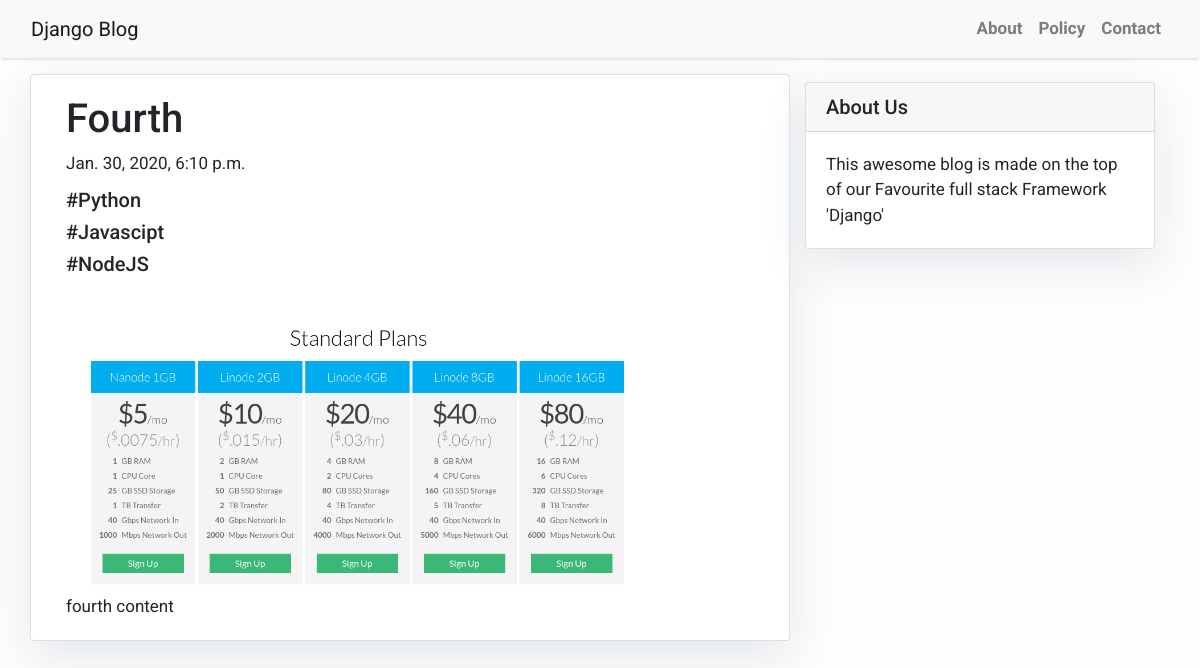
The page /fourth/ on the database its author committed.
### blog/models.py (models this page shows, shortened)
class Post(models.Model):
    title = models.CharField(max_length=200, unique=True)
    pic = models.ImageField(upload_to='images/')
    content = models.TextField()
    slug = models.SlugField(max_length=200, unique=True)
    created_on = models.DateTimeField(auto_now_add=True)
    tags = models.ManyToManyField('Tag')
    class Meta:
        ordering = ['-created_on']

class Tag(models.Model):
    tag_name = models.CharField(max_length=256)

### blog/views.py (the view)
# urls.py: path('<slug:slug>/', views.PostDetail.as_view(), name='post_detail'),
class PostDetail(generic.DetailView):
    model = Post
    template_name = 'post_detail.html'

### templates/post_detail.html
{% extends 'base.html' %} {% block content %}
<div class="container">
  <div class="row">
    <div class="col-md-8 card mb-4  mt-3 left  top">
      <div class="card-body">
        <h1>{% block title %} {{ object.title }} {% endblock title %}</h1>
        <p class="card-title">{{ post.created_on }}</p>
        {% for tag in post.tags.all %}
                    <h5 class="title">{{ tag.tag_name }}</h5>
        {% endfor %}
        <br/>
                    <img src="{{ post.pic.url }}" alt=img height="=600" width="600"></img>
        <br/>
        <p class="card-text ">{{ object.content | safe }}</p>
      </div>
    </div>
    {% block sidebar %} {% include 'sidebar.html' %} {% endblock sidebar %}
  </div>
</div>
{% endblock content %}

### templates/base.html (style rules this page uses)
body { font-family: "Roboto", sans-serif; font-size: 17px; background-color: #fdfdfd; }

### templates/sidebar.html (style rules this page uses)
.card { box-shadow: 0 16px 48px #E3E7EB; }

### rows shown on the page
Post: title "Fourth", created_on "Jan. 30, 2020, 6:10 p.m.", pic (picture), content "fourth content"
Tag: tag_name "#Python"
Tag: tag_name "#Javascipt"
Tag: tag_name "#NodeJS"
